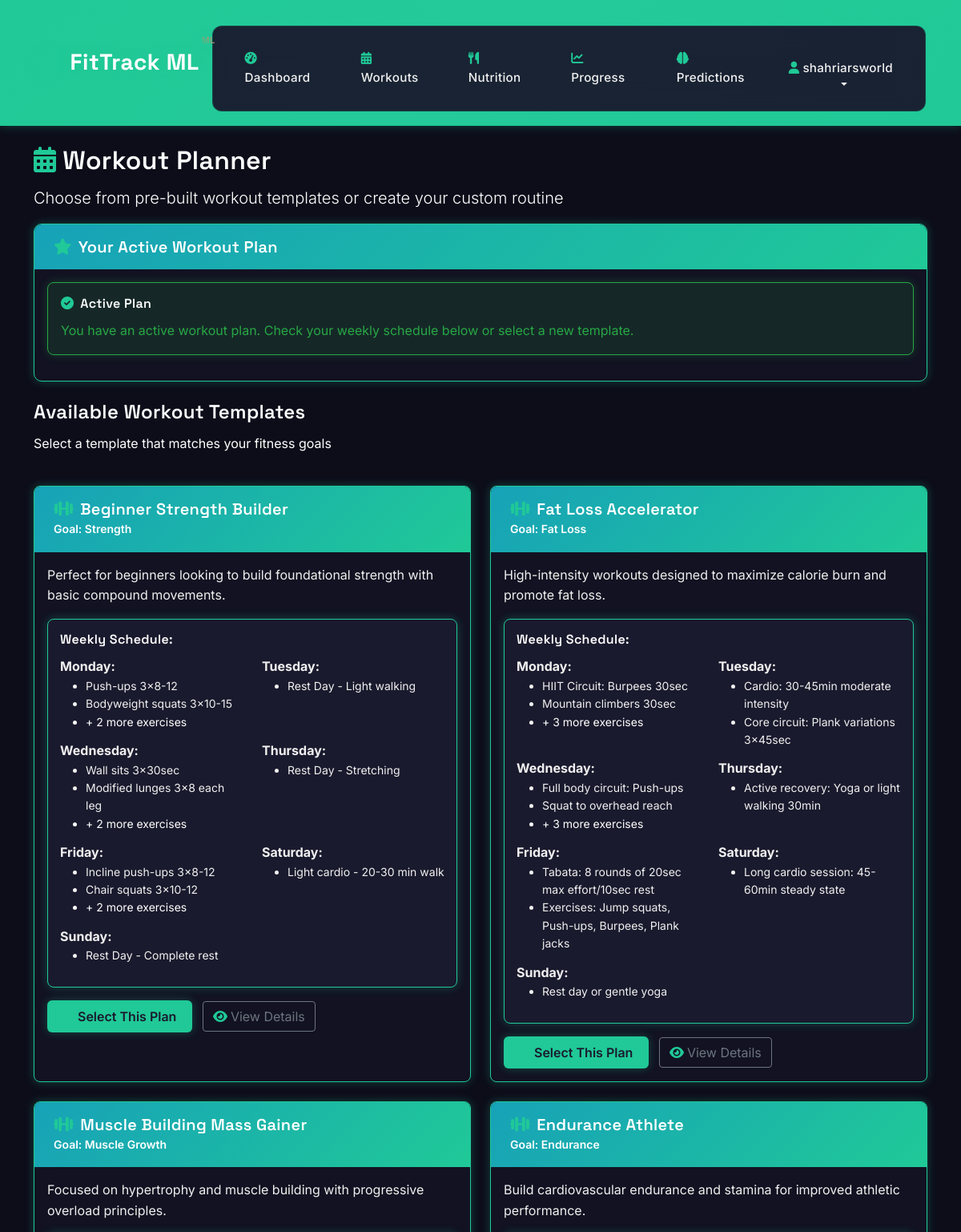
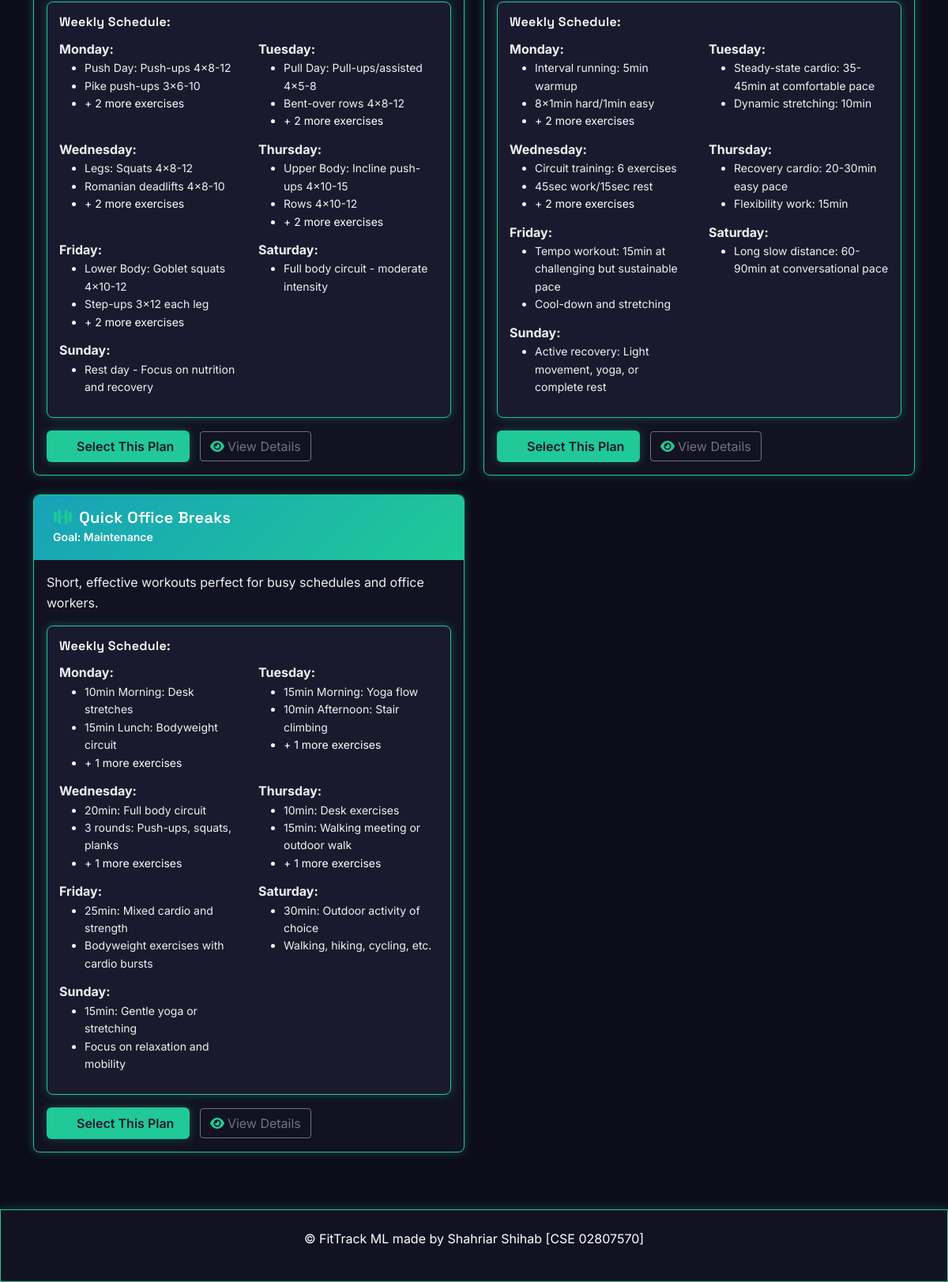
Screenshot of /workout-planner (signed in) with the database file from the repository (2 pictures, top to bottom).
### app.py (models this page shows)
class UserWorkout(db.Model):
    id = db.Column(db.Integer, primary_key=True)
    user_id = db.Column(db.Integer, db.ForeignKey('user.id'), nullable=False)
    template_id = db.Column(db.Integer, db.ForeignKey('workout_template.id'), nullable=False)
    custom_plan = db.Column(db.JSON)  # JSON structure for customized plan
    created_at = db.Column(db.DateTime, default=datetime.utcnow)
    is_active = db.Column(db.Boolean, default=True)

class WorkoutTemplate(db.Model):
    id = db.Column(db.Integer, primary_key=True)
    name = db.Column(db.String(100), nullable=False)
    goal = db.Column(db.String(50), nullable=False)  # strength, fat_loss, endurance, muscle_growth
    description = db.Column(db.Text)
    weekly_plan = db.Column(db.JSON)  # JSON structure for weekly workout plan

### app.py (the view)
@app.route('/workout-planner')
@login_required
def workout_planner():
    templates = WorkoutTemplate.query.all()
    user_workouts = UserWorkout.query.filter_by(user_id=session['user_id'], is_active=True).all()
    return render_template('workout_planner.html', templates=templates, user_workouts=user_workouts)

### app.py (called while the page is built)
def login_required(f):
    from functools import wraps
    @wraps(f)
    def decorated_function(*args, **kwargs):
        if 'user_id' not in session:
            return redirect(url_for('login'))
        return f(*args, **kwargs)
    return decorated_function

### templates/workout_planner.html (shortened to what this page needs)
{% extends "base.html" %}
{% block content %}
<div class="row">
    <div class="col-12">
        <h2><i class="fas fa-calendar-alt me-2"></i>Workout Planner</h2>
        <p class="lead text-muted">Choose from pre-built workout templates or create your custom routine</p>
    </div>
</div>
{% if user_workouts %}
<div class="row mb-4">
    <div class="col-12">
        <div class="card">
            <div class="card-header">
                <h5 class="mb-0"><i class="fas fa-star me-2"></i>Your Active Workout Plan</h5>
            </div>
            <div class="card-body">
                {% for workout in user_workouts %}
                <div class="alert alert-success">
                    <h6><i class="fas fa-check-circle me-2"></i>Active Plan</h6>
                    <p class="mb-0">You have an active workout plan. Check your weekly schedule below or select a new template.</p>
                </div>
                {% endfor %}
            </div>
        </div>
    </div>
</div>
{% endif %}
<div class="row mb-4">
    <div class="col-12">
        <h4>Available Workout Templates</h4>
        <p class="text-muted">Select a template that matches your fitness goals</p>
    </div>
</div>
<div class="row" id="workoutTemplates">
    {% for template in templates %}
    <div class="col-lg-6 mb-4">
        <div class="card workout-template-card h-100">
            <div class="card-header">
                <h5 class="mb-0">
                    <i class="fas fa-dumbbell me-2"></i>{{ template.name }}
                </h5>
                <small class="text-muted">Goal: {{ template.goal.replace('_', ' ').title() }}</small>
            </div>
            <div class="card-body">
                <p class="card-text">{{ template.description }}</p>
                {% if template.weekly_plan %}
                <div class="weekly-plan">
                    <h6>Weekly Schedule:</h6>
                    <div class="row">
                        {% for day, exercises in template.weekly_plan.items() %}
                        <div class="col-md-6 mb-2">
                            <strong>{{ day }}:</strong>
                            {% if exercises %}
                                <ul class="small mb-1">
                                    {% for exercise in exercises[:2] %}
                                    <li>{{ exercise }}</li>
                                    {% endfor %}
                                    {% if exercises|length > 2 %}
                                    <li class="text-muted">+ {{ exercises|length - 2 }} more exercises</li>
                                    {% endif %}
                                </ul>
                            {% else %}
                                <span class="text-muted">Rest Day</span>
                            {% endif %}
                        </div>
                        {% endfor %}
                    </div>
                </div>
                {% endif %}
                <div class="mt-3">
                    <button class="btn btn-primary select-template" data-template-id="{{ template.id }}">
                        <i class="fas fa-check me-1"></i>Select This Plan
                    </button>
                    <button class="btn btn-outline-secondary ms-2" data-bs-toggle="modal" data-bs-target="#viewModal{{ template.id }}">
                        <i class="fas fa-eye me-1"></i>View Details
                    </button>
                </div>
            </div>
        </div>
    </div>
    {% endfor %}
</div>
{% endblock %}

### templates/base.html (shortened to what this page needs)
<!DOCTYPE html>
<html lang="en">
<head>
    <link href="https://cdn.jsdelivr.net/npm/bootstrap@5.1.3/dist/css/bootstrap.min.css" rel="stylesheet">
    <link href="https://cdnjs.cloudflare.com/ajax/libs/font-awesome/6.0.0/css/all.min.css" rel="stylesheet">
    <link href="{{ url_for('static', filename='css/style.css') }}" rel="stylesheet">
</head>
<body>
    <nav class="navbar navbar-expand-lg navbar-dark bg-primary">
        <div class="container">
            <a class="navbar-brand" href="{{ url_for('dashboard' if session.get('user_id') else 'index') }}">
                <i class="fas fa-dumbbell me-2"></i>FitTrack ML
            </a>
            {% if session.get('user_id') %}
            <div class="collapse navbar-collapse" id="navbarNav">
                <ul class="navbar-nav me-auto">
                    <li class="nav-item">
                        <a class="nav-link" href="{{ url_for('dashboard') }}">
                            <i class="fas fa-tachometer-alt me-1"></i>Dashboard
                        </a>
                    </li>
                    <li class="nav-item">
                        <a class="nav-link" href="{{ url_for('workout_planner') }}">
                            <i class="fas fa-calendar-alt me-1"></i>Workouts
                        </a>
                    </li>
                    <li class="nav-item">
                        <a class="nav-link" href="{{ url_for('nutrition_tracker') }}">
                            <i class="fas fa-utensils me-1"></i>Nutrition
                        </a>
                    </li>
                    <li class="nav-item">
                        <a class="nav-link" href="{{ url_for('progress_tracker') }}">
                            <i class="fas fa-chart-line me-1"></i>Progress
                        </a>
                    </li>
                    <li class="nav-item">
                        <a class="nav-link" href="{{ url_for('prediction_tool') }}">
                            <i class="fas fa-brain me-1"></i>Predictions
                        </a>
                    </li>
                </ul>
                <ul class="navbar-nav">
                    <li class="nav-item dropdown">
                        <a class="nav-link dropdown-toggle" href="#" role="button" data-bs-toggle="dropdown">
                            <i class="fas fa-user me-1"></i>{{ session.get('username') }}
                        </a>
                    </li>
                </ul>
            </div>
            {% endif %}
        </div>
    </nav>
    <main class="container mt-4">
        {% block content %}{% endblock %}
    </main>
    <footer class="bg-light text-center text-muted py-4 mt-5">
        <div class="container">
            <p>&copy; FitTrack ML made by Shahriar Shihab [CSE 02807570]</p>
        </div>
    </footer>
</body>
</html>

### rows the page displays
WorkoutTemplate: name "Beginner Strength Builder", goal.replace "Strength", description "Perfect for beginners looking to build foundational strength with basic compound movements.", weekly_plan "Monday" "Tuesday" "Wednesday" "Thursday" "Friday" "Saturday" "Sunday", 2 "Push-ups 3x8-12" "Bodyweight squats 3x10-15" "Rest Day - Light walking" "Wall sits 3x30sec" "Modified lunges 3x8 each leg" "Rest Day - Stretching" "Incline push-ups 3x8-12" "Chair squats 3x10-12" "Light cardio - 20-30 min walk" "Rest Day - Complete rest", weekly_plan "2" "2" "2"
WorkoutTemplate: name "Fat Loss Accelerator", goal.replace "Fat Loss", description "High-intensity workouts designed to maximize calorie burn and promote fat loss.", weekly_plan "Monday" "Tuesday" "Wednesday" "Thursday" "Friday" "Saturday" "Sunday", 2 "HIIT Circuit: Burpees 30sec" "Mountain climbers 30sec" "Cardio: 30-45min moderate intensity" "Core circuit: Plank variations 3x45sec" "Full body circuit: Push-ups" "Squat to overhead reach" "Active recovery: Yoga or light walking 30min" "Tabata: 8 rounds of 20sec max effort/10sec rest" "Exercises: Jump squats, Push-ups, Burpees, Plank jacks" "Long cardio session: 45-60min steady state" "Rest day or gentle yoga", weekly_plan "3" "3"
WorkoutTemplate: name "Muscle Building Mass Gainer", goal.replace "Muscle Growth", description "Focused on hypertrophy and muscle building with progressive overload principles.", weekly_plan "Monday" "Tuesday" "Wednesday" "Thursday" "Friday" "Saturday" "Sunday", 2 "Push Day: Push-ups 4x8-12" "Pike push-ups 3x6-10" "Pull Day: Pull-ups/assisted 4x5-8" "Bent-over rows 4x8-12" "Legs: Squats 4x8-12" "Romanian deadlifts 4x8-10" "Upper Body: Incline push-ups 4x10-15" "Rows 4x10-12" "Lower Body: Goblet squats 4x10-12" "Step-ups 3x12 each leg" "Full body circuit - moderate intensity" "Rest day - Focus on nutrition and recovery", weekly_plan "2" "2" "2" "2" "2"
WorkoutTemplate: name "Endurance Athlete", goal.replace "Endurance", description "Build cardiovascular endurance and stamina for improved athletic performance.", weekly_plan "Monday" "Tuesday" "Wednesday" "Thursday" "Friday" "Saturday" "Sunday", 2 "Interval running: 5min warmup" "8x1min hard/1min easy" "Steady-state cardio: 35-45min at comfortable pace" "Dynamic stretching: 10min" "Circuit training: 6 exercises" "45sec work/15sec rest" "Recovery cardio: 20-30min easy pace" "Flexibility work: 15min" "Tempo workout: 15min at challenging but sustainable pace" "Cool-down and stretching" "Long slow distance: 60-90min at conversational pace" "Active recovery: Light movement, yoga, or complete rest", weekly_plan "2" "2"
WorkoutTemplate: name "Quick Office Breaks", goal.replace "Maintenance", description "Short, effective workouts perfect for busy schedules and office workers.", weekly_plan "Monday" "Tuesday" "Wednesday" "Thursday" "Friday" "Saturday" "Sunday", 2 "10min Morning: Desk stretches" "15min Lunch: Bodyweight circuit" "15min Morning: Yoga flow" "10min Afternoon: Stair climbing" "20min: Full body circuit" "3 rounds: Push-ups, squats, planks" "10min: Desk exercises" "15min: Walking meeting or outdoor walk" "25min: Mixed cardio and strength" "Bodyweight exercises with cardio bursts" "30min: Outdoor activity of choice" "Walking, hiking, cycling, etc." "15min: Gentle yoga or stretching" "Focus on relaxation and mobility", weekly_plan "1" "1" "1" "1"

### other values shown
{{ session.get('username') }} "shahriarsworld"
